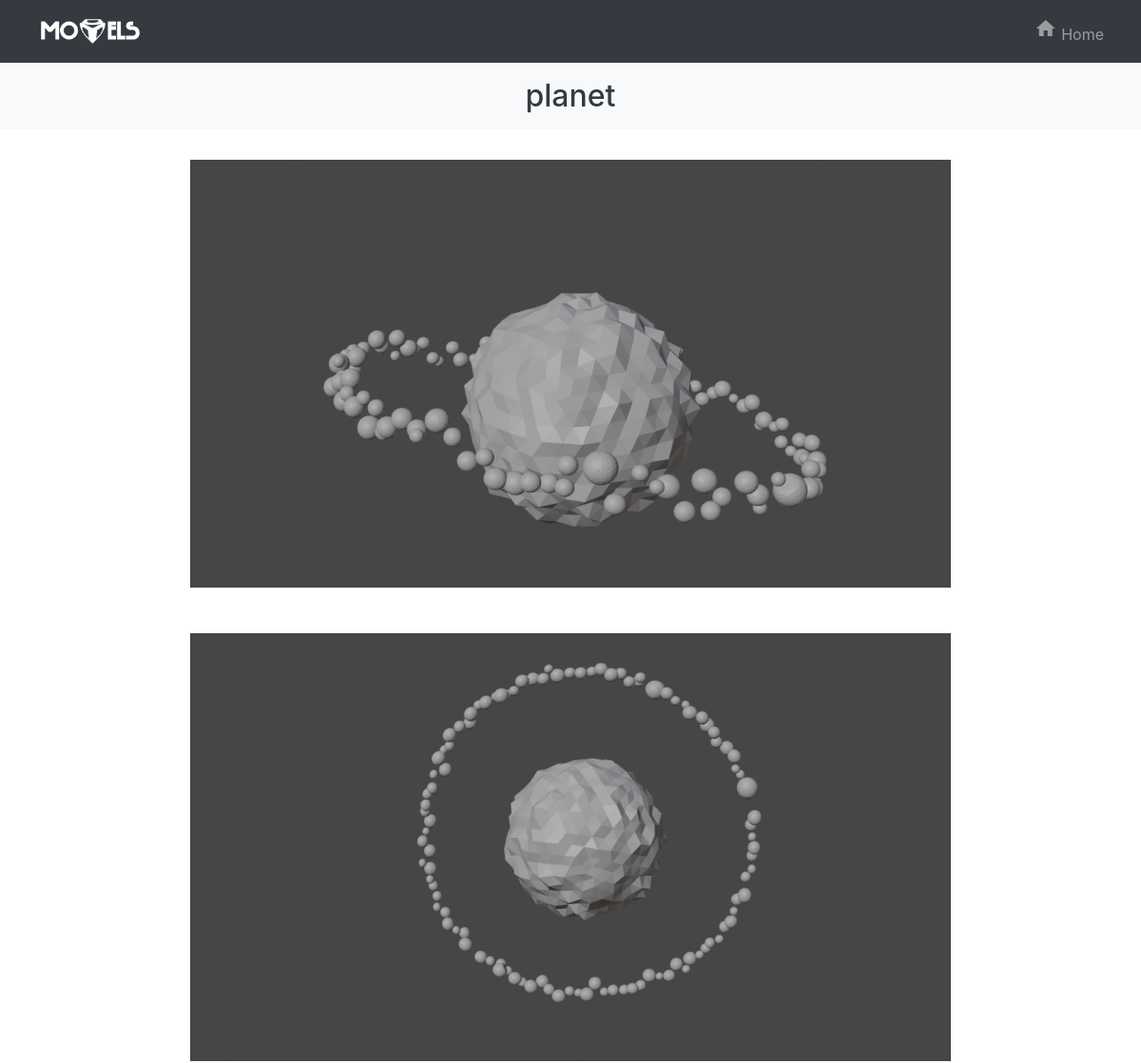
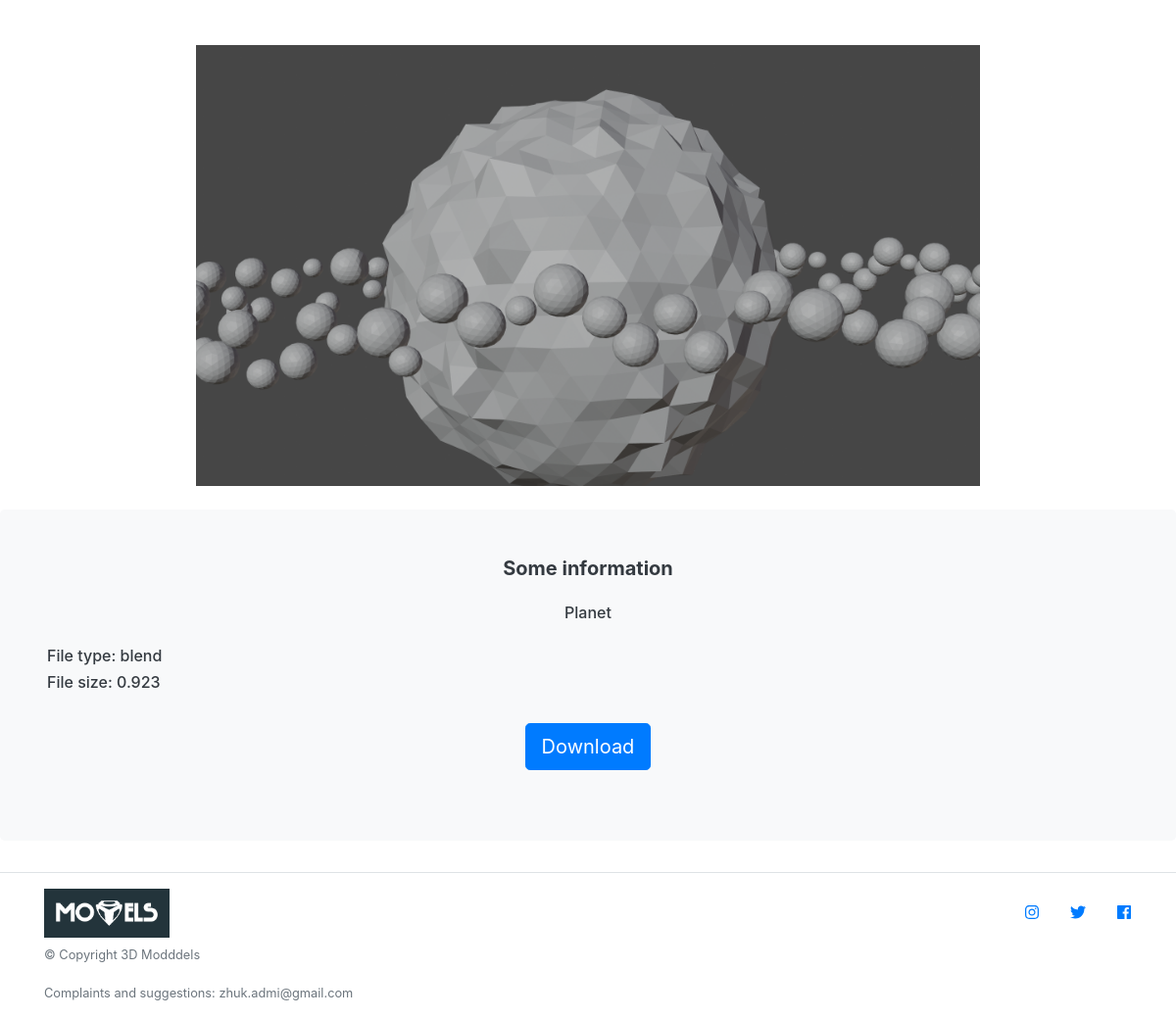
/buy/1, run on the app's committed database (2 pictures, top to bottom).
### main.py (models this page shows, shortened)
class Item(db.Model):
    id = db.Column(db.Integer(), primary_key=True)
    title = db.Column(db.String(30), nullable=False, unique=True)
    type = db.Column(db.String(), nullable=False)
    carousel_id = db.Column(db.Integer(), nullable=False, unique=True)
    path_1 = db.Column(db.String(), nullable=True)
    path_2 = db.Column(db.String(), nullable=True)
    path_3 = db.Column(db.String(), nullable=True)
    path_4 = db.Column(db.String(), nullable=True)
    path_5 = db.Column(db.String(), nullable=True)
    path_6 = db.Column(db.String(), nullable=True)
    path_7 = db.Column(db.String(), nullable=True)
    path_8 = db.Column(db.String(), nullable=True)
    path_9 = db.Column(db.String(), nullable=True)
    path_10 = db.Column(db.String(), nullable=True)
    file_type = db.Column(db.String(), nullable=True)
    file = db.Column(db.String(), nullable=False)
    weight = db.Column(db.Float(), nullable=True)
    description = db.Column(db.Text(500), nullable=False)

### main.py (the view)
@app.route('/buy/<int:id>')
def item_buy(id):
    item = Item.query.get(id)
    item_ = item.query.filter(Item.id == id)
    return render_template('good_page.html', data=item_)

### templates/good_page.html (shortened to what this page needs)
<!DOCTYPE html>
<html lang="en">
<head>
    <link rel="stylesheet" href="https://maxcdn.bootstrapcdn.com/bootstrap/4.0.0/css/bootstrap.min.css">
    <link rel="stylesheet" href="/static/css/mai.css">
</head>
<body>
  <nav class="navbar navbar-expand-md navbar-dark bg-dark sticky-top">
      <div class="container-fluid">
          <a href="#" class="navbar-brad"><img src="/static/logowbg.png" height="50" width=auto></a>
          <ul class="navbar-nav">
             <li class="nav-item">
                <a href="/" class="nav-link"><span class="material-icons md-36">home</span> Home</a>
             </li>
          </ul>
      </div>
  </nav>
{% for el in data %}
<center><h2 class="p-3 mb-2 bg-light text-dark">{{ el.title }}</h2></center>
  {% if el.path_1 != '-' %}
  <center><img class="my-4" src="/static/{{ el.title }}/{{ el.path_1 }}" width="800" height=auto></center>
  {% endif %}
  {% if el.path_2 != '-' %}
  <center><img class="my-4" src="/static/{{ el.title }}/{{ el.path_2 }}" width="800" height=auto></center>
  {% endif %}
  {% if el.path_3 != '-' %}
  <center><img class="my-4" src="/static/{{ el.title }}/{{ el.path_3 }}" width="800" height=auto></center>
  {% endif %}
<div class="jumbotron p-3 p-md-5 text-dark bg-light ">
        <center><h5 class="font-weight-bold">Some information</h5></center>
        <center><h6 class="my-4">{{ el.description }}</h6></center>
        <h6>File type: {{ el.file_type }}</h6>
        <h6>File size: {{ el.weight }}</h6>
    <center><a type="button" class="btn btn-primary btn-lg my-4" href="/static/{{ el.title }}/{{ el.file }}" download>Download</a></center>
</div>
{% endfor %}
 <footer class="blog-footer border-top">
    <div class="container">
        <div class="row padding my-3 ">
            <p><div class="col-12 col-md">
                <img class="mb-2" src="/static/Logo.png" alt width=auto height="50">
                <small class="d-block mb-3 text-muted">© Copyright 3D Modddels</small>
            <small class="text-muted ">Complaints and suggestions: zhuk.admi@gmail.com</small>
            </div>
             <a href="https://www.instagram.com/aleksandr_zhukovin/"><i class="fab fa-instagram my-3 mx-3 float-right"></i></a>
            <a href="https://twitter.com/AZhukovin"><i class="fab fa-twitter my-3 mx-3 float-right"></i></a>
            <a href="https://www.facebook.com/profile.php?id=100021043006866"><i class="fab fa-facebook my-3 mx-3 float-right"></i></a>
        </p>
        </div>
        </div>
</footer>
</body>

### data on the page
Item: title "planet", title (picture), description "Planet", file_type "blend", weight "0.923"
